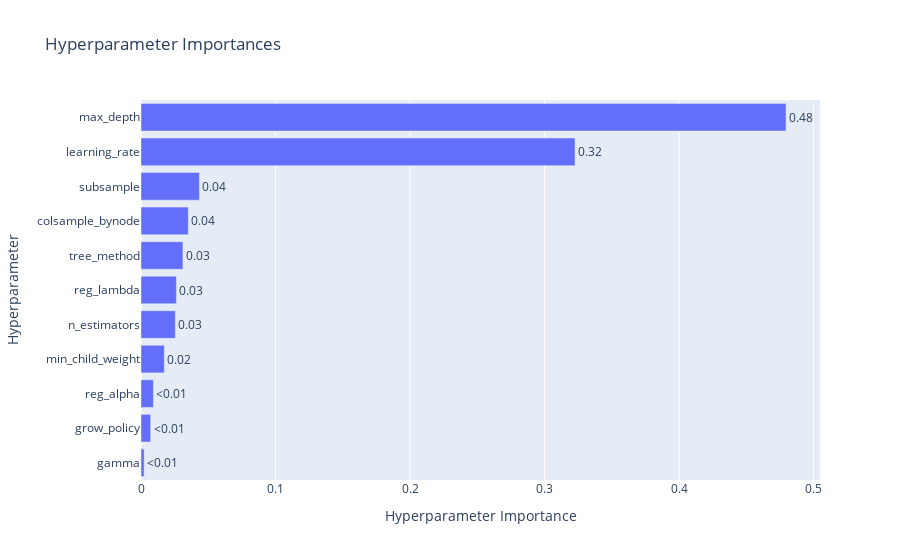

Notebook code cell kept with this figure:
### Code cell
plot_param_importances(study)

### Figure 1 — Plotly figure (JSON) as saved in the notebook; plotly's stock layout.template omitted (floating-point values rounded to 4 significant figures)
{"data": [{"cliponaxis": false, "hovertemplate": ["gamma (FloatDistribution): 0.0023451952779647667<extra></extra>", "grow_policy (CategoricalDistribution): 0.007170114508257513<extra></extra>", "reg_alpha (FloatDistribution): 0.0092297056476593<extra></extra>", "min_child_weight (FloatDistribution): 0.017342245681210497<extra></extra>", "n_estimators (IntDistribution): 0.02549908870438128<extra></extra>", "reg_lambda (FloatDistribution): 0.026334367019788682<extra></extra>", "tree_method (CategoricalDistribution): 0.031168518532781013<extra></extra>", "colsample_bynode (FloatDistribution): 0.03518959457170159<extra></extra>", "subsample (FloatDistribution): 0.04345114252900149<extra></extra>", "learning_rate (FloatDistribution): 0.3226992724846764<extra></extra>", "max_depth (IntDistribution): 0.4795707550425775<extra></extra>"], "name": "Objective Value", "orientation": "h", "text": ["<0.01", "<0.01", "<0.01", "0.02", "0.03", "0.03", "0.03", "0.04", "0.04", "0.32", "0.48"], "textposition": "outside", "type": "bar", "x": [0.002345, 0.00717, 0.00923, 0.01734, 0.0255, 0.02633, 0.03117, 0.03519, 0.04345, 0.3227, 0.4796], "y": ["gamma", "grow_policy", "reg_alpha", "min_child_weight", "n_estimators", "reg_lambda", "tree_method", "colsample_bynode", "subsample", "learning_rate", "max_depth"]}], "layout": {"title": {"text": "Hyperparameter Importances"}, "xaxis": {"title": {"text": "Hyperparameter Importance"}}, "yaxis": {"title": {"text": "Hyperparameter"}}}}
